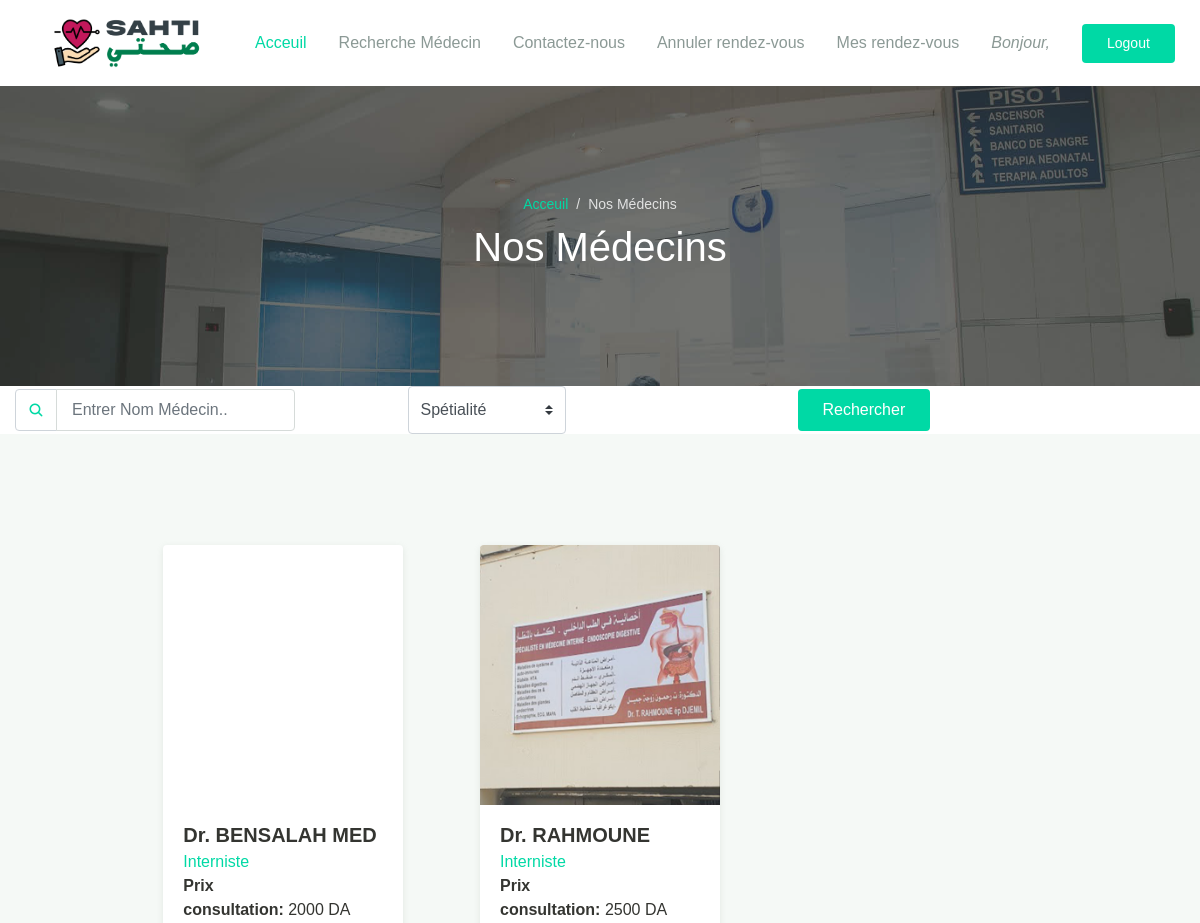
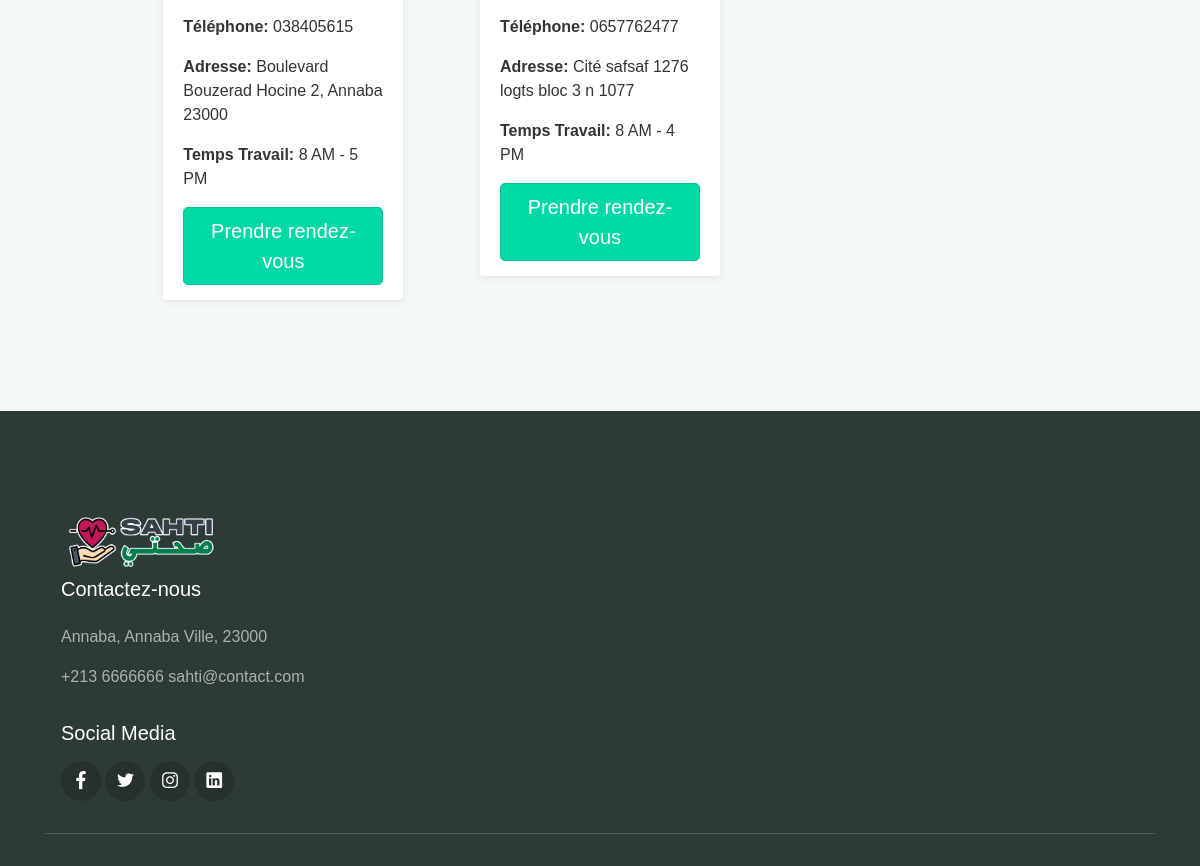
Screenshot of /Code/nos_medecins.php?specialite=Interniste with the database file from the repository (2 pictures, top to bottom).
### tables this page shows
CREATE TABLE `liste_medecins` (
  `id_medecin` int(11) NOT NULL,
  `email_medecin` varchar(200) NOT NULL,
  `pass_medecin` varchar(100) NOT NULL,
  `nom` varchar(50) NOT NULL,
  `image` varchar(50) NOT NULL,
  `specialite` varchar(1000) NOT NULL,
  `prix` decimal(20,0) NOT NULL,
  `adresse` varchar(200) NOT NULL,
  `telephone` varchar(20) NOT NULL,
  `temps_travail` varchar(200) NOT NULL
);

### Code/nos_medecins.php (the view, shortened to what this page needs)
<!DOCTYPE html>
<html lang="en">
<head>
  <link rel="stylesheet" href="../assets/css/maicons.css">
  <link rel="stylesheet" href="../assets/css/bootstrap.css">
  <link rel="stylesheet" href="../assets/vendor/owl-carousel/css/owl.carousel.css">
  <link rel="stylesheet" href="../assets/vendor/animate/animate.css">
  <link rel="stylesheet" href="../assets/css/theme.css">
</head>
<body>
  <?php
        include('./header/header_login.php');
        require('./configuration/configuration.php');?>
  <div class="page-banner overlay-dark bg-image" style="background-image: url(../assets/img/bg_image_1.jpg);">
    <div class="banner-section">
      <div class="container text-center wow fadeInUp">
        <nav aria-label="Breadcrumb">
          <ol class="breadcrumb breadcrumb-dark bg-transparent justify-content-center py-0 mb-2">
            <li class="breadcrumb-item"><a href="index_login.php">Acceuil</a></li>
            <li class="breadcrumb-item active" aria-current="page">Nos Médecins</li>
          </ol>
        </nav>
        <h1 class="font-weight-normal">Nos Médecins</h1>
      </div>
    </div>
  </div>
<section  class="ls section_padding_top_130 section_padding_bottom_130 columns_padding_25">
<div  class="col-md-12" style="float:center;" >
  <form action="./nos_medecins.php" method="get" class="form-inline">
    <div class="input-group input-navbar">
      <div class="input-group-prepend">
        <span class="input-group-text" id="icon-addon1"><span class="mai-search"></span></span>
      </div>
      <input type="text" name="nom_med" class="form-control" placeholder="Entrer Nom Médecin.." aria-label="Username" aria-describedby="icon-addon1">
    </div>
    <div class="col-md-3 offset-md-1">
      <select name="specialite" class="custom-select">
        <option>Spétialité</option>
      </select>
    </div>
          <div class="col-md-2 offset-md-1" >
            <input class="btn btn-primary" type="submit" value="Rechercher">
          </div>
  </form>
</div>
</section>
  <div class="page-section bg-light">
    <div class="container">
      <div class="row justify-content-center">
        <div class="col-lg-10">
          <div class="row">
          <?php
require ('.\configuration\configuration.php');
if (isset($_GET['specialite']) && isset($_GET['nom_med']))
{
    $nom = $_GET['nom_med'];
    $specialite = $_GET['specialite'];
    $sql = "SELECT * FROM liste_medecins where specialite='$specialite' AND nom LIKE '%$nom%'";
    $select = mysqli_query($conn, $sql);
    $noofrows = mysqli_num_rows($select);
    $count3 = 0;
    if ($noofrows > 0)
    {
        while ($row = mysqli_fetch_array($select))
        {
            $count3++;
?>
            <div class="col-md-6 col-lg-4 py-3 wow zoomIn">
              <div class="card-doctor">
                <div class="header">
                  <img src="img_doc/<?php echo $row['image'];?>" alt="">
                </div>
                <div class="body">
                  <p class="text-xl mb-0"><b><?php echo $row['nom'];?></b></p>
                  <span class="text-primary"><?php echo $row['specialite'];?></span>
                  <p><b>Prix consultation:&nbsp</b><?php echo $row['prix'];?>&nbspDA</p>
                  <p><b>Téléphone:&nbsp</b><?php echo $row['telephone'];?></p>
                  <p><b>Adresse:&nbsp</b><?php echo $row['adresse'];?></p>
                  <p><b>Temps Travail:&nbsp</b><?php echo $row['temps_travail'];?></p>
                  <a href="rendez_vous.php?nom_med=<?php echo $row['nom'] ?>" class="btn btn-primary btn-lg active">Prendre rendez-vous</a>
                </div>
              </div>
            </div>
            <?php
}
}
}
elseif (isset($_GET['specialite']))
{
    $specialite = $_GET['specialite'];
    $sql = "SELECT * FROM liste_medecins where specialite='$specialite' AND nom LIKE '%$nom%'";
    $select = mysqli_query($conn, $sql);
    $noofrows = mysqli_num_rows($select);
    if ($noofrows > 0)
    {
        while ($row = mysqli_fetch_array($select))
        {
?>
            <div class="col-md-6 col-lg-4 py-3 wow zoomIn">
              <div class="card-doctor">
                <div class="header">
                  <img src="img_doc/<?php echo $row['image'];?>" alt="">
                </div>
                <div class="body">
                  <p class="text-xl mb-0"><b><?php echo $row['nom'];?></b></p>
                  <span class="text-primary"><?php echo $row['specialite'];?></span>
                  <p><b>Prix consultation:&nbsp</b><?php echo $row['prix'];?>&nbspDA</p>
                  <p><b>Téléphone:&nbsp</b><?php echo $row['telephone'];?></p>
                  <p><b>Adresse:&nbsp</b><?php echo $row['adresse'];?></p>
                  <p><b>Temps Travail:&nbsp</b><?php echo $row['temps_travail'];?></p>
                  <a href="rendez_vous.php?cid=<?php echo $row['nom'] ?>" class="btn btn-primary btn-lg active">Prendre rendez-vous</a>
                </div>
              </div>
            </div>
            <?php
}
}
}
?>
          </div>
        </div>
      </div>
    </div>
  </div>
  <?php include('./footer/footer.php'); ?>
</body>
</html>

### assets/css/theme.css (style rules this page uses)
:root { --primary: #00D9A5; --accent: #FF3D85; --secondary: #4E5AFE; --warning: #EED818; --info: #05B4E1; --danger: #FF4943; --success: #96C93D; --dark: #343531; --light: #F5F9F6; --cs: #596261; --grey: #6E807A; }
body { font-family: "Source Sans Pro", sans-serif; line-height: 1.5; color: #343531; }
a { color: #07be94; text-decoration: none; background-color: transparent; }
.text-xl { font-size: 20px !important; }
.bg-light { background-color: #F5F9F6 !important; }
.text-primary { color: #00D9A5 !important; }
.btn-primary { color: #fff; background-color: #00D9A5; border-color: transparent; }
.btn-primary:not(:disabled):not(.disabled):active, .btn-primary:not(:disabled):not(.disabled).active, .show > .btn-primary.dropdown-toggle { color: #fff; background-color: #00D9A5; border-color: #07be94; }
.btn { padding: 8px 24px; }
.breadcrumb { background-color: #f8f9fa; }
.breadcrumb-dark .breadcrumb-item a { color: #00D9A5; }
.breadcrumb-dark .breadcrumb-item + .breadcrumb-item::before { display: inline-block; padding-right: 0.5rem; color: rgba(255, 255, 255, 0.8); content: "/"; }
.breadcrumb-dark .breadcrumb-item.active { color: rgba(255, 255, 255, 0.8); }
.form-control { padding: 8px 15px; height: calc(1.5em + 1.375rem + 2px); border-color: #d6dbd9; }
.custom-select { height: calc(1.5em + 1.375rem + 2px); }
.bg-image { position: relative; background-position: center center; background-size: cover; background-repeat: no-repeat; }
.bg-image > * { position: relative; z-index: 10; }
.page-section { position: relative; padding-top: 80px; padding-bottom: 80px; overflow: hidden; }
.page-banner { position: relative; height: 300px; z-index: 10; }
.page-hero.overlay-dark::before, .page-banner.overlay-dark::before { content: ""; position: absolute; top: 0; left: 0; width: 100%; height: 100%; background: rgba(52, 53, 49, 0.7); z-index: 1; }
.page-banner .breadcrumb-item, .page-banner .breadcrumb-item a { font-size: 14px; }
.hero-section, .banner-section { position: relative; display: -ms-flexbox; display: flex; -ms-flex-align: center; align-items: center; -ms-flex-pack: center; justify-content: center; height: 100%; color: #ffffff; z-index: 10; }
.input-navbar { width: auto; max-width: 280px; }
.input-navbar .input-group-text { background-color: #fff; color: #00D9A5; }
.input-navbar .form-control { height: calc(1.5em + 1rem + 2px); }
.card-doctor { display: block; margin: 15px auto; width: 100%; max-width: 240px; background-color: #fff; border-radius: 4px; box-shadow: 0 2px 6px rgba(154, 159, 151, 0.2); overflow: hidden; }
.card-doctor .text-xl { font-weight: 500; }
.card-doctor .header { position: relative; width: 100%; height: 260px; overflow: hidden; }
.card-doctor .header::before { content: ''; position: absolute; top: 0; left: 0; width: 100%; height: 100%; background-color: rgba(52, 53, 49, 0.36); opacity: 0; transition: opacity .2s linear; }
.card-doctor .header img { width: 100%; }
.card-doctor .body { padding: 15px 20px; }

### rows the page displays
liste_medecins: nom "Dr. BENSALAH MED", specialite "Interniste", prix "2000", telephone "038405615", adresse "Boulevard Bouzerad Hocine 2, Annaba 23000", temps_travail "8 AM - 5 PM"
liste_medecins: image (picture), nom "Dr. RAHMOUNE", specialite "Interniste", prix "2500", telephone "0657762477", adresse "Cité safsaf 1276 logts bloc 3 n 1077", temps_travail "8 AM - 4 PM"
